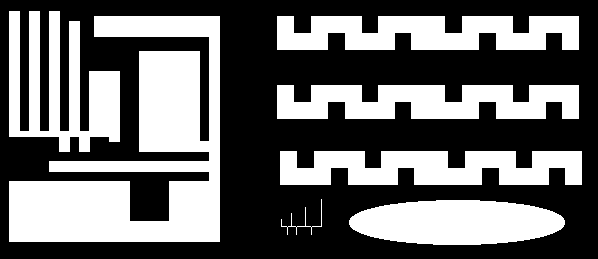
#> input picture lab13/ccl1.png, 598 x 259 px; the run also reads 1 picture not shown here
$ jupyter execute 13_ccl.ipynb
#> lines starting #> are read from the running program, lines starting #| are printed output that depends on the picture; after the words box and inside, x2 and y2 are one past the last pixel; in counts of white or black regions, pixels touching at a corner belong together
# Indeksacja. Prosta klasyfikacja obiektów.

## Cel ćwiczenia
- zapoznanie z dwuprzebiegowym algorytmem indeksacji (ang. *connected component labelling*):
- zapoznanie z prostą klasyfikacją obiektów z wykorzystaniem współczynników kształtu,
- zadanie domowe: zmodyfikowana indeksacja dwuprzebiegowa i indeksacja jednoprzebiegowa.

## Indeksacja

Większość dotychczas poznanych i wykorzystywanych algorytmów przetwarzania obrazu wykonywała operacje na całym obrazie (lub co najwyżej dokonywany był podział obiekt/obiekty - tło. Np. różne metody segmentacji).
Patrząc na poniższny rysunek człowiek widzi dwa kwadraty.

Dla automatycznego systemu analizy i rozpoznawania obrazów przejście od etapu obiekty/tło do wyróżnienia dwóch kwadratów nie jest takie oczywiste i wymaga zastosowania jakieś formy indeksacji - czyli przypisania każdemu z pikseli uznanych za należące do obiektów (tu białych) jakieś etykiety (w naszym przypadku będą to dwie etykiety, ew. dodatkowa oznaczająca tło).

W tej części ćwiczenia zaprezentowany zostanie tzw. dwuprzebiegowy algorytm indeksacji (ang. *two-pass connected component labelling*).
Jego nazwa związana jest z koniecznością wykonania dwukrotnego odwiedzenia każdego z pikseli obrazu (dwie pętle/iteracje po obrazie).
Istnieją również tzw. jednoprzebiegowe algorytmy indeksacji.

## Opis algorytmu

- Na wejściu mamy obraz po binaryzacji - zakładamy, że piksele białe ('1', '255') należą do obiektów, tło jest czarne.

- W pierwszej iteracji obraz analizujemy linia po linii, od lewej do prawej, aż do napotkania pierwszego piksela o wartości różnej od '0'.
  W tej sytuacji dokonujemy analizy otoczenia piksela:


  gdzie: **X**  rozważany piksel, **A,B,C,D** - sąsiedzi z otoczenia.
  Uwaga. W przykładzie pokazano tzw. sąsiedztwo 8-elementowe.
  Niekiedy stosuje się również wersję 4-elementową (praktycznie bardzo rzadko).
  Wtedy analizie podlegałyby by tylko piksele **B** i **D**.

- Możliwe są następujące przypadki dla otoczenia __A,B,C,D__:
    - (a) wszystkie należą do tła __A,B,C,D == 0__.
      Wtedy znaleziony piksel __X__ należy do nowego obiektu - nadajemy mu zatem etykietę __X = L+1__ - przez __L__ rozumiemy poprzednią etykietę.
	  Uwaga. Przed uruchomieniem algorytmu __L__ należy zainicjować wartością  '1'
    - (b) jeden lub więcej pikseli ma przypisaną aktualną etykietę **L**.
	  Wtedy rozważanemu pikselowi przypisujemy etykietę **X = L**.
    - (c) w otoczeniu występują piksele o różnych etykietach np. *L1* i *L2*.
	  Wtedy przyjmuje się zasadę, że rozważanemu pikselowi *X* przypisuje się mniejszą z wartości *L1* i *L2* (*X = min(L1,L2)*).

## Implementacja:

- Wczytaj obraz *ccl1.png*, wyświetl go.
  Po krótkiej analizie można zauważyć, że występuje na nim 7 odrębnych obiektów.
      Ich ``wykrycie'' będzie naszym celem.

- Na podstawie opisu algorytmu podanego wcześniej zaimplementuj tzw. pierwszą fazę indeksacji (ang. _first pass_):
    - uwaga ogólna - algorytm jest dość prosty i łatwy w implementacji,
    - obliczenia powinny odbywać się w pętlach `for` - iteracja po całym obrazku.
      Warto pominąć pierwszy wiersz i pierwszą oraz ostatnią kolumnę, aby  wyeliminować problem z brakiem kontekstu (można np. założyć, że pikseli brzegowych nie ma, bo wcześniej wykonane zostało morfologiczne czyszczenie brzegu).
    - dla przypomnienia iteracja po macierzy w Python - pętla zewnętrzna - wiersze, pętla wewnętrzna - kolumny – tj. pierwsza współrzędna to wiersz, a druga kolumna,
    - rozmiar obrazka można odczytać np. poleceniem: `yy, xx = img.shape`
      Przy takim przypisaniu `yy` oznacza liczbę wierszy (wysokość obrazka), a `xx` liczbę kolumn (szerokość obrazka),
    - działania podejmujemy tylko w przypadku, gdy aktualnie analizowany piksel ma wartość różną od zera (gdy należy do obiektu),
    - najtrudniejszym elementem jest analiza otoczenia piksela i stwierdzenie, z którym z przypadków (a), (b) czy (c) mamy do czynienia.
      Problem można rozwiązać jakkolwiek (tylko dobrze), poniżej prezentowana jest jedna z możliwości.
    - na początku tworzymy listę pikseli, które stanowią otoczenie piksela X (A, B, C, D) np: ` neighbours = [img[j - 1, i - 1], ... `
    - następnie sprawdzamy czy nie występuje przypadek (a) - czyli czy suma sąsiadów nie wynosi 0 -  ` neigh_sum = np.sum(neighbours)`, jeżeli tak to `X = L` oraz `L=L+1`.
      Uwaga proszę nie zapomnieć zainicjalizować etykiety `L` wartością 1.
    - jeżeli `neigh_sum > 0`, mamy do czynienia z przypadkiem (b) lub (c).
      Eliminujemy zerowe elementy z listy `sasiedzi` (`neighbours = filter(lambda x: x != 0, neighbours)`), a następnie znajdujemy minimum i maksimum nowej listy `neighbours` (funkcje `min` i `max` z _numpy_).
    - z przypadkiem (b) będziemy mieli do czynienia, gdy *minimum = maksimum*.
      Wtedy jako etykietę przypisujemy `X = minimum = maksimum`.
      Gdy *minimum != maksimum* mamy przypadek (c).
      Wtedy etykieta `X = minimum` - taką przyjmujemy konwencję,
    - uwaga 1 - algorytm operuje (czyta punkty z otoczenia i zapisuje kolejne indeksy L) na tym samym obrazie wejściowym,
    \item uwaga 2 - przed implementacją metody obsługi konfliktów przypadki (b) i (c) działają tak samo, ale dla potrzeb dalszych kroków należy je rozróżnić,

- Wykonaj indeksację obrazu za pomocą zaimplementowanego algorytmu.
  Jeżeli wszystko zostało poprawnie napisane, to wynik powinien wyglądać mniej więcej tak jak na poniższym rysunku. Takie porównanie stanowić będzie pierwszy test poprawności implementacji algorytmu.


[cell 1]
import os
import cv2
import matplotlib.pyplot as plt
import numpy as np
import requests

# [9 lines left out: function download_file, not called in this run]

# File URLs
files = {
    "ccl1.png": "https://raw.githubusercontent.com/vision-agh/poc_sw/master/13_CCL/ccl1.png",
    "shapes.png": "https://raw.githubusercontent.com/vision-agh/poc_sw/master/13_CCL/shapes.png",
    "shapesReal.png": "https://raw.githubusercontent.com/vision-agh/poc_sw/master/13_CCL/shapesReal.png"
}

# Check and download files if necessary
for filename, url in files.items():
    if not os.path.exists(filename):
        print(f"{filename} not found, downloading...")
        download_file(url, filename)
    else:
        print(f"{filename} already exists.")

[cell 2]
# Wczytaj obraz
image = cv2.imread("ccl1.png", cv2.IMREAD_GRAYSCALE)
#> image: shape (259, 598); 41.1% white; 7 white regions, largest, box (x1, y1, x2, y2) and area: (9, 16, 220, 242) 23561, (9, 11, 120, 152) 8081, (277, 16, 579, 50) 8024

# [7 lines of commented-out code are left out]
L = 1

# Rozmiar obrazu
yy, xx = image.shape

# Kopia obrazu do etykietowania
labels = np.zeros((yy, xx), dtype=int)

# Pierwsza faza indeksacji
for j in range(1, yy-1):
    for i in range(1, xx-1):
        if image[j, i] != 0:  # Jeśli piksel należy do obiektu
            # Sąsiedzi piksela (A, B, C, D)
            neighbours = [labels[j-1, i-1], labels[j-1, i], labels[j-1, i+1], labels[j, i-1]]
            neigh_sum = np.sum(neighbours)

            if neigh_sum == 0:  # Przypadek (a)
                labels[j, i] = L
                L += 1
            else:  # Przypadek (b) lub (c)
                neighbours = list(filter(lambda x: x != 0, neighbours))
                min_label = min(neighbours)
                max_label = max(neighbours)

                if min_label == max_label:  # Przypadek (b)
                    labels[j, i] = min_label
                else:  # Przypadek (c)
                    labels[j, i] = min_label
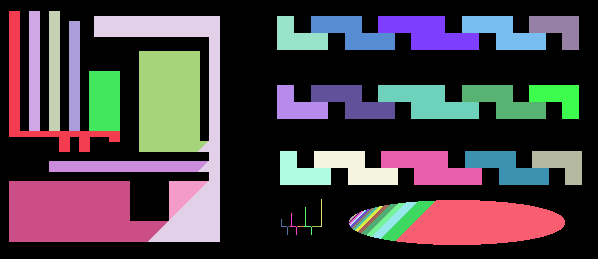
#> labels: shape (259, 598) int64; 49 distinct labels, from 0 to 48; one colour per label, 0 black

# Wyświetl wynik pierwszej fazy indeksacji
fig, axs = plt.subplots(1, 2, figsize=(12, 6))
axs[0].imshow(labels, cmap='gray')
axs[0].set_title("First phase")
axs[0].axis('off')

# Kolorowanie etykiet dla wizualizacji
label_hue = np.uint8(179 * labels / np.max(labels))
blank_ch = 255 * np.ones_like(label_hue)
labeled_img = cv2.merge([label_hue, blank_ch, blank_ch])
labeled_img = cv2.cvtColor(labeled_img, cv2.COLOR_HSV2BGR)
labeled_img[label_hue == 0] = 0

axs[1].imshow(labeled_img)
axs[1].set_title("Etykietowany obraz (Pierwsza faza)")
axs[1].axis('off')

plt.show()
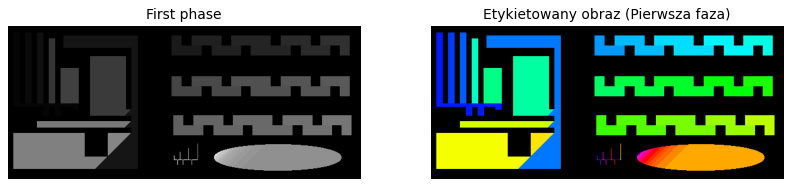
#> figure drawn by matplotlib, 2 panels; B, G, R data is drawn as R, G, B

## Dyskusja:

- W wyniku indeksacji uzyskujemy obraz, na którym wyróżnionych jest wiele obiektów (dokładnie 48) - a faktycznie jest tylko 7. Zastanówmy się z czego to wynika.

- Zacznijmy od prostego przypadku przedstawionego na poniższym rysunku:


  Obraz analizowany jest linia po linii.
  Zatem pierwszą etykietę dostanie słupek po prawej.
  Późnej ten po lewej.
  Postępując zgodnie z podanym algorytmem, w pewnym momencie (piksel wyróżniony na obrazku) dojdzie do sytuacji, w której w otoczeniu danego piksela znajdą się dwie różne etykiety (tu: '1' i '2').
  Wtedy zgodnie z przyjętą metodologią przypisujemy niższą, tj. '1'.
  Problem jaki powstaje, to brak zapamiętania informacji o tym, że wystąpił taki konflikt tj. że powinno nastąpić połączenie etykiet '1' i '2'.
  Z tego powodu wynik działania algorytmu nie jest poprawny.

-  Przeanalizujmy jeszcze jeden, bardziej złożony przykład z rysunku poniżej:


   Słupek po prawej dostaje indeks '1', a po lewej '2'.
   W czwartej linii występuje piksel, który ma w swoim sąsiedztwie (A,B,C,D) same piksele czarne.
   Dlatego dostaje etykietę '3'.
   Jednak w następnym kroku okazuje się, że następuje konflikt '3' z '1' (połączenie).
   W kolejnym wierszu występuje konflikt '2' i '3'.
   Warto zwrócić uwagę, że w tym przypadku trzeba uniknąć sytuacji ''utraty'' informacji o połączeniu '1' z '2' przez '3'.

- W literaturze zaproponowano wiele sposobów reprezentacji i rozwiązywania przedstawionych konfliktów:
    - 2-krotki,
    - n-krotki,
    - tablica dwuwymiarowa,
    - grafy + przeszukiwanie grafu wgłąb.
 W obecnym ćwiczeniu zastosujemy ostatnie podejście, które jest najprostsze do realizacji.

- Opisane konflikty możemy przechowywać w strukturze zbiorów rozłącznych (ang. _union find_).
  Jest to zagadnienie znane z przedmiotu ''Algorytmy i struktury danych''.
  Poniżej zostanie zaprezentowane krótkie przypomnienie.

- Mamy $N$ obiektów. W naszym przypadku to jest $N$ etykiet.
  Chcemy przechowywać informację o sytuacji, w której następuje łączenie etykiet tj. interesują nas zbiory obiektów połączonych.
  Przykład trzech zbiorów zamieszczono na rysunku:


- W ramach rozważanej struktury implementuje się dwie operacje:
    - *find* (znajdź) - sprawdzenie czy dwa obiekty należą do tego samego zbioru połączonego,
	- *union* (połącz) - wprowadź połączenie pomiędzy dwoma obiektami.

- Z punktu widzenia naszych potrzeb ważna jest funkcja _union_. Przykład dodania połączenia pomiędzy obiektami '2' a'3' pokazano na rysunku:


- Strukturę oraz obie operacje można zaimplementować na kilka sposobów.
  Zainteresowanych odsyłam do literatury przedmiotu.
  My zastosujemy podejście _quick-union_.
  Nie jest ono specjalnie wydajnie, ale bardzo proste do implementacji.

- Nasz graf, w którym wierzchołki oznaczają etykiety, a krawędzie połączenia między etykietami, zapiszemy w tablicy jednowymiarowej `id[]` o rozmiarze $N$ (maksymalna liczba etykiet).
  Interpretacja pola w tablicy: `id[i]` jest rodzicem `i`.
  Korzeń elementu `i` jest dany jako: `id[id[id[...id[i]...]]]`.

- Przeanalizujmy jak to działa na prostym przykładzie.
  Mamy dany poetykietowany obraz:


  Występuje na nim pięć konfliktów oznaczonych A, B, C, D i E  (uwaga w trakcie działania algorytmu pojawią się właśnie w takiej kolejności).

- Sytuację wyjściową opisuje poniższy rysunek:


   Tablica `id` wypełniona jest kolejnymi indeksami.

- W algorytmie _quick-union_, aby połączyć elementy $p$ i $q$ należy ustawić $id$ korzenia $q$ pod adres korzenia elementu $p$.
Uwaga. Zakładamy, że $p$ < $q$.
Można to zapisać jako: `id[root(p)] = root(q)`.
Nasze pierwsze połączenie (A) to 4 z 2.
Po tej operacji sytuacja będzie wyglądać następująco:


W tym przypadku korzenieniem obu elementów są same elementy, zatem operacja jest dość prosta.

- Kolejny krok tj. połączenie  2 z 1 -  sytuacja B:


Element 1 jest korzeniem.
Element 2 już nie, ponieważ `id[2]==4`.
Sprawdzamy zatem `id[4]`.
Okazuje się, że `id[4] == 4` tj. jest to korzeń.
Zatem korzeniem dla elementu 2 jest 4.
Dokonujemy stosownej modyfikacji w tablicy `id[1] = 4`.

-  Kolejne połączenie to 6 z 3 (C):


- Kolejne połączenie to 5 z 1.


Szukamy korzenia elementu 1.
Znajdujemy, że to jest 4.
Zatem łączymy 5 i 4.

- Ostatnie połączenie to 6 z 5.


-  Ostatni krok to wykorzystanie informacji zawartej w tablicy `id` do wyznaczenia przekodowania LUT (ang. _look-up table_), które pozwoli nam nadać poprawne etykiety wszystkim pikselom.
      Zasadniczo sprowadza się on do obliczenia dla każdej możliwej etykiety jej korzenia.
      W naszym przypadku zawsze otrzymamy 6, gdyż wszystkie piksele są ze sobą połączone i stanowią jeden obiekt.

## Implementacja:

- Implementacja jest dużo prostsza i krótsza od powyższego opisu.
  Istotne jest tylko dobre zrozumienie algorytmu _union-find_.

- Potrzebne będą nam dwie funkcje pomocnicze:

    - `root` - obliczanie korzenia zgodnie z podanym opisem (odpowiednia pętla `while`). Funkcja pobiera indeks elementu oraz tablicę, a zwraca indeks korzenia.
    - `union` - realizacja operacji unii. Argumenty to indeksy `p` i `q` oraz tablica, a wyniki to zmodyfikowana tablica.

- Na początku, przed pierwszym przebiegiem algorytmu indeksacji, tworzymy tablicę `id` i inicjujemy ją wartościami od 1 do $N$.
  Dla rozważanego przykładu wystarczy $N = 100$.

- Następnie, w przypadku wystąpienia konfliktu (przypadek ()c)), tworzymy unię pomiędzy etykietą mniejszą i większą.

- Po pierwszym przebiegu tworzymy, w opisany powyżej sposób, przekodowanie LUT (pętla po `id` i funkcja `root`). Powstaje nam tablica `lut`.

- Implementujemy drugi przebieg po obrazie.
  Jest on bardzo prosty.
  Dla każdego piksela, który nie jest tłem (o etykiecie większej od 0) realizujemy przekodowanie LUT (`lut_table[img[j, i] - 1]`).
  Otrzymany w ten sposób obraz wyświetlamy.
  Powinniśmy uzyskać poprawne etykietowanie.

[cell 3]
# Funkcja pomocnicza root
def root(p, id):
    while p != id[p]:
        id[p] = id[id[p]]  # Path compression
        p = id[p]
    return p

# Funkcja pomocnicza union
def union(p, q, id):
    root_p = root(p, id)
    root_q = root(q, id)
    if root_p != root_q:
        id[root_q] = root_p

# Wczytaj obraz
image = cv2.imread("ccl1.png", cv2.IMREAD_GRAYSCALE)

L = 1
id = np.arange(100, dtype=int)

# Rozmiar obrazu
yy, xx = image.shape

# Kopia obrazu do etykietowania
labels = np.zeros((yy, xx), dtype=int)

# Pierwsza faza indeksacji
for j in range(1, yy-1):
    for i in range(1, xx-1):
        if image[j, i] != 0:  # Jeśli piksel należy do obiektu
            # Sąsiedzi piksela (A, B, C, D)
            neighbours = [labels[j-1, i-1], labels[j-1, i], labels[j-1, i+1], labels[j, i-1]]
            neigh_sum = np.sum(neighbours)

            if neigh_sum == 0:  # Przypadek (a)
                labels[j, i] = L
                L += 1
            else:  # Przypadek (b) lub (c)
                neighbours = list(filter(lambda x: x != 0, neighbours))
                min_label = min(neighbours)
                max_label = max(neighbours)

                if min_label == max_label:  # Przypadek (b)
                    labels[j, i] = min_label
                else:  # Przypadek (c)
                    labels[j, i] = min_label
                    union(min_label, max_label, id)


# Tworzenie tablicy LUT
lut = np.zeros(L, dtype=int)
for i in range(1, L):
    lut[i] = root(i, id)

# Drugi przebieg po obrazie
for j in range(yy):
    for i in range(xx):
        if labels[j, i] > 0:
            labels[j, i] = lut[labels[j, i]]
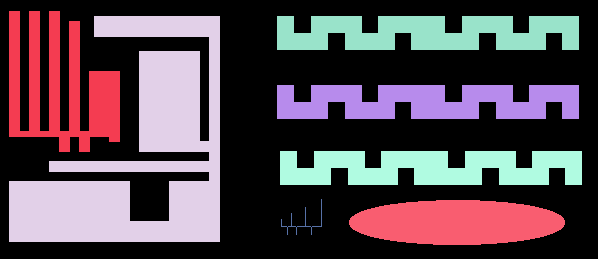
#> labels: shape (259, 598) int64; 8 distinct labels, from 0 to 45; one colour per label, 0 black

# Wyświetl wynik
fig, axs = plt.subplots(1, 2, figsize=(12, 6))
axs[0].imshow(image, cmap='gray')
axs[0].set_title("Oryginalny obraz")
axs[0].axis('off')

# Kolorowanie etykiet dla wizualizacji
label_hue = np.uint8(179 * labels / np.max(labels))
blank_ch = 255 * np.ones_like(label_hue)
labeled_img = cv2.merge([label_hue, blank_ch, blank_ch])
labeled_img = cv2.cvtColor(labeled_img, cv2.COLOR_HSV2BGR)
labeled_img[label_hue == 0] = 0

axs[1].imshow(labeled_img)
axs[1].set_title("Etykietowany obraz (Druga faza)")
axs[1].axis('off')

plt.show()

## Indeksacja wbudowana w OpenCV

W OpenCV dostępna jest funkcja `connectedComponents`, która pozwala wykonać indeksację.
Proszę sprawdzić jej działanie na używanym wcześniej obrazie.

[cell 4]
# Indeksacja wbudowana w OpenCV
image = cv2.imread("ccl1.png", cv2.IMREAD_GRAYSCALE)
_, labels = cv2.connectedComponents(image)
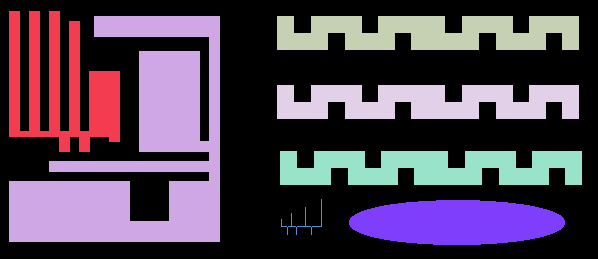
#> labels: shape (259, 598) int32; 8 distinct labels, from 0 to 7; one colour per label, 0 black

# Color the labels for visualization
label_hue = np.uint8(179 * labels / np.max(labels))
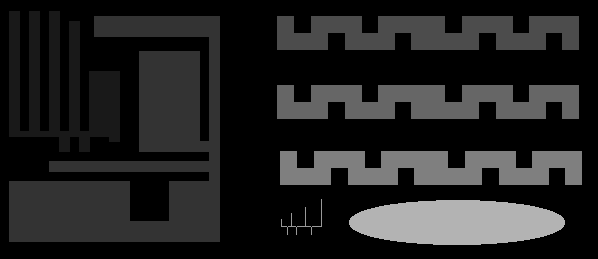
#> label_hue: shape (259, 598); min 0, max 179, mean 33.9
blank_ch = 255 * np.ones_like(label_hue)
labeled_img = cv2.merge([label_hue, blank_ch, blank_ch])
labeled_img = cv2.cvtColor(labeled_img, cv2.COLOR_HSV2BGR)
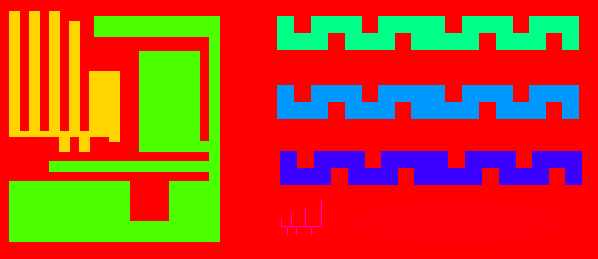
#> labeled_img: shape (259, 598, 3); mean B, G, R 34.1, 70.9, 191.2
labeled_img[label_hue == 0] = 0
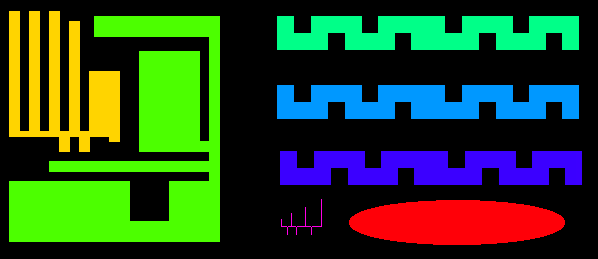
#> labeled_img: shape (259, 598, 3); mean B, G, R 34.1, 70.9, 40.9

# Display the results
plt.imshow(labeled_img)

## Rozpoznawanie obiektów z wykorzystaniem współczynników kształtu

Współczynniki kształtu są pewnymi parametrami liczbowymi opisującymi kształt obiektu.
Pozwala to na użycie ich do automatycznego rozpoznawania obiektów.
Teoretycznie współczynniki kształtu (dobre) powinny być niezależne od zmiany położenia obiektu, jego orientacji i wielkości.
W praktyce okazuje się jednak, że wartości współczynników zmieniają się w pewnym zakresie nawet dla obiektów należących do tych samych klas (te same kształty - przykład obracany kwadrat).
Wynika z tego konieczność uwzględnienia pewnej tolerancji wartości współczynników kształtu wykorzystywanych w praktycznych zastosowaniach analizy i rozpoznawania obrazu.

# Implementacja dla obrazu sztucznego

- Wczytaj obraz _shapes.png_.
  Wyświetl go.
  Pierwszym etapem zadania będzie wybranie współczynników kształtu i przedziałów ich wartości - takich, które pozwolą na wykrycie konkretnych kształtów.
  Do wyboru jest kwadrat lub krzyżyk (koło jest zbyt łatwe).

- Obok ''klasycznych'' współczynników kształtu tj. Blair-Bliss, Malinowskiej, Haralick, występują współczynniki będące pochodnymi momentów geometrycznych tzn. momenty Hu [https://en.wikipedia.org/wiki/Image_moment]. Wykorzystamy je w naszym ćwiczeniu.

- Pierwszy krok to indeksacja obrazu - poznana funkcja `connectedComponents`.
- Następnie w pętli, dla kolejnych obiektów wyznaczamy współczynniki Hu.
    - po pierwsze należy ''wybrać'' z obrazu dany obiekt np. `I = (ccl == s)*1` oraz `I = I.astype('uint8')`
    - po drugie obliczyć momenty geometryczne - `cv2.moments(I)`
    - po trzecie, na podstawie momentów, obliczyć momentu Hu `cv2.HuMoments(moments)`
- Mając wyznaczone współczynniki musimy jest przeanalizować. W tym celu dobrze ja jakoś wyświetlić w postaci macierzy - proszę to rozwiązać samodzielnie.

- Na podstawie analizy należy wybrać próg (jeden lub więcej) i zrealizować stosowną filtrację tj. usunąć ''niechciane'' kształty.

[cell 5]
# Wczytaj obraz
image = cv2.imread("shapes.png", cv2.IMREAD_GRAYSCALE)
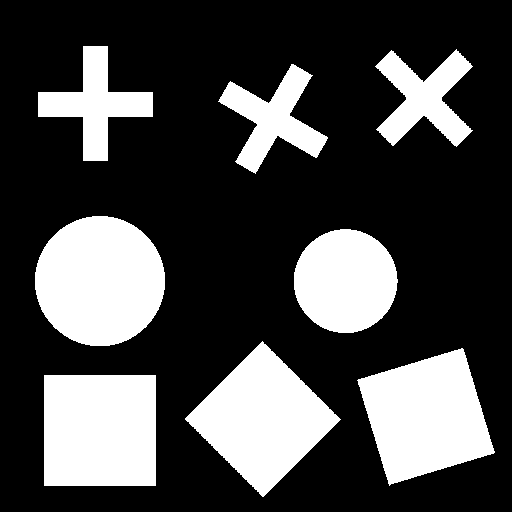
#> input picture lab13/shapes.png, 512 x 512 px
#> image: shape (512, 512); 28% white; 8 white regions, largest, box (x1, y1, x2, y2) and area: (35, 216, 165, 346) 13293, (44, 375, 156, 486) 12432, (185, 341, 341, 497) 12212

# Use connectedComponents to label the connected components
num_labels, labels = cv2.connectedComponents(image)
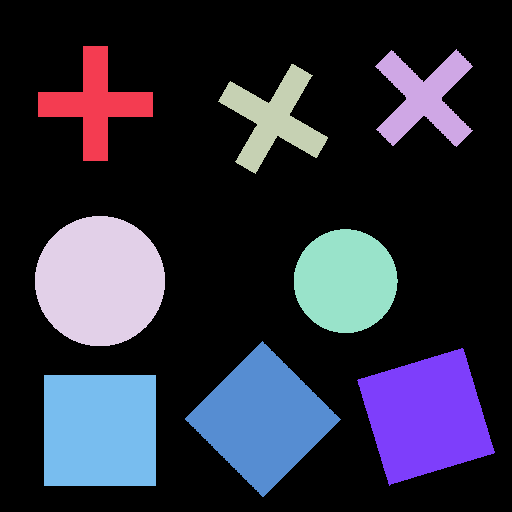
#> labels: shape (512, 512) int32; 9 distinct labels, from 0 to 8; one colour per label, 0 black
#> num_labels = 9

# np.set_printoptions(threshold=np.inf, linewidth=np.inf)
# print(labels)

# Initialize a list to store Hu moments
hu_moments_list = []

# Calculate Hu moments for each object
for label in range(1, num_labels):
    # Extract the object
    I = (labels == label).astype('uint8')

    # Calculate moments
    moments = cv2.moments(I)

    # Calculate Hu moments
    hu_moments = cv2.HuMoments(moments).flatten()

    # Append Hu moments to the list
    hu_moments_list.append(hu_moments)
#> this loop made 8 passes
#> hu_moments on passes 1, 8: [0.25, 2.31e-09, 2.32e-05, 1.47e-06, 8.61e-12, 7.08e-11, 0], [0.167, 2.23e-06, 0, 0, 0, 0, 0]
#> pass 1, `I = (labels == label).astype('uint8')`:
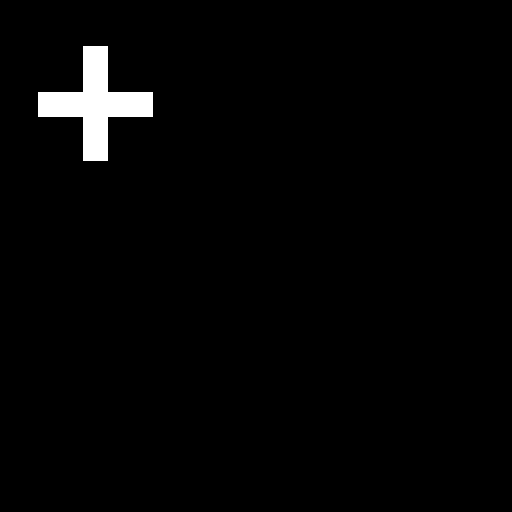
#> I: shape (512, 512); values 0 (black) and 1 (white), 2% white; 1 white region, box (x1, y1, x2, y2) and area: (38, 46, 153, 161) 5125
#> after the loop, hu_moments_list = 8 items
#> (the rest of the program and of its run is left out)
